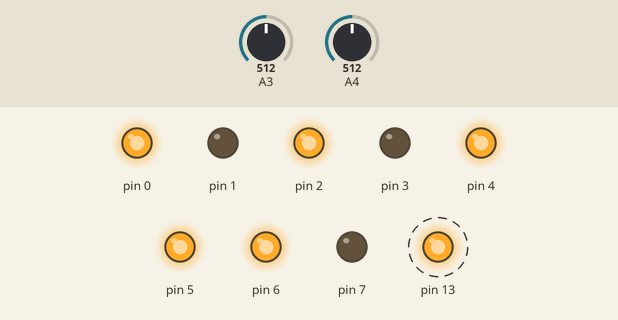
Simulated run of this sketch. Board: Arduino Uno, built with avr-gcc and run on an emulated ATmega328P. Parts: output pins drawn as LEDs (lit = HIGH). Dashed ring = blinking. Inputs (shaded band) come from the test bench; at power-on: A3 = 512, A4 = 512.

Above: at 1.25 s.
1.3 s: A3 set to 716
At 3.85 s:
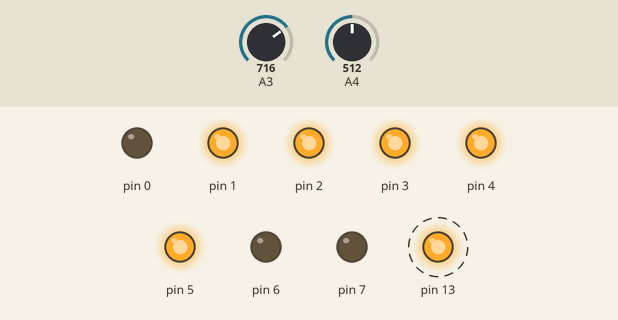
4.3 s: A4 set to 716
At 4.45 s:
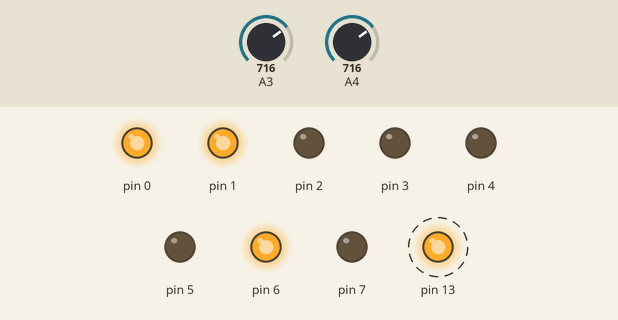
7.3 s: A3 set to 900
At 7.85 s:
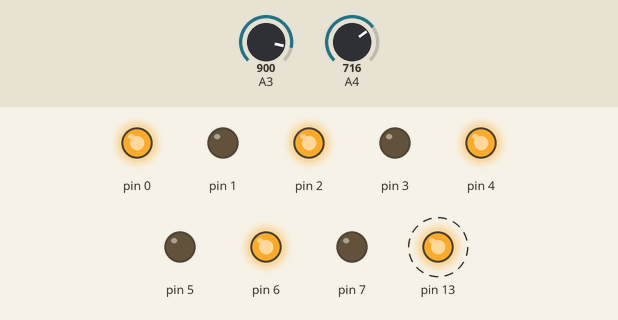
10.3 s: A4 set to 900
At 10.45 s:
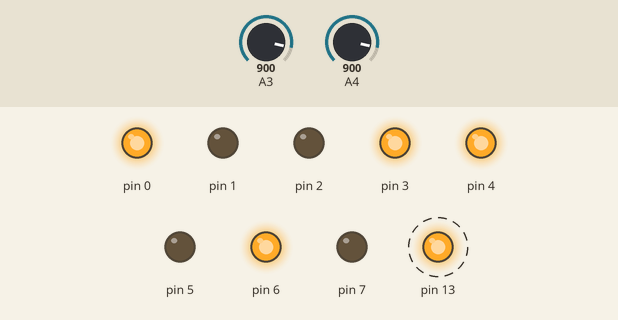
13.3 s: A3 set to 1023
At 13.66 s:
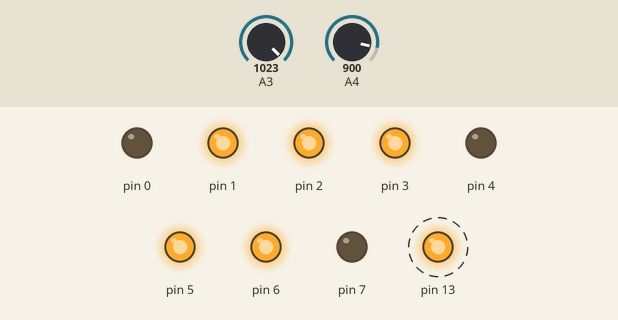
16.3 s: A4 set to 901
At 16.86 s:
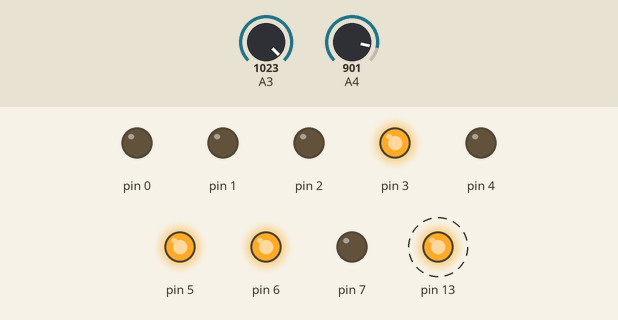
Timing chart, 0 to 20.3 s (numbered marks = the images above; inputs shaded):
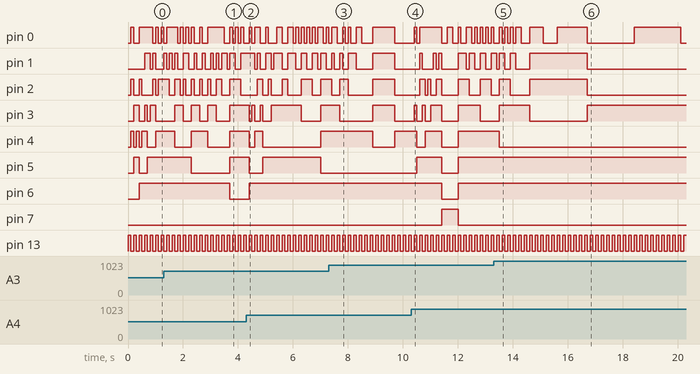

Measured:
- the behaviour switches between 900 and 901 on A4 (found by bisection; images 5 and 6)
- after the input at 1.3 s, pin 6: HIGH → LOW after 2.4 s instead of 2.8 s
- after the input at 4.3 s, pin 4: HIGH → LOW after 0.11 s, → HIGH 0.20 s later, → LOW 0.30 s later, → HIGH 2.1 s later; pin 5: HIGH → LOW after 0.11 s, → HIGH 0.50 s later, → LOW 2.1 s later; pin 6: LOW → HIGH after 0.11 s
- after the input at 7.3 s, pin 3: HIGH → LOW after 0.41 s instead of 0.71 s; pin 4: HIGH → LOW after 1.6 s, → HIGH 0.80 s later
- after the input at 10.3 s, pin 2: LOW → HIGH after 0.31 s, → LOW 0.20 s later, → HIGH 0.10 s later, → LOW 0.10 s later, … (10 changes in this stretch); pin 3: LOW → HIGH after 0.11 s, → LOW 0.10 s later, → HIGH 0.20 s later, → LOW 0.10 s later, … (8 changes in this stretch)
- after the input at 13.3 s, pin 3: LOW → HIGH after 0.21 s instead of 0.31 s
- after the input at 16.3 s, pin 0: HIGH → LOW after 0.41 s instead of 0.51 s
- by itself, pin 13: alternates HIGH for 0.10 s and LOW for 0.10 s

The sketch:

Liquid_Level_Control_1_24_RoaaTareq.ino
```cpp
float href, Vout, BN, t;
float u[3] = {0,0,0}; // u = {u(k), u(k-1), u(k-2)}
float e[3] = {0,0,0}; // e = {e(k), e(k-1), e(k-2)}
bool a;
void setup() {
  // Define PortD pins as Output
  DDRD = B11111111;
  pinMode(13,OUTPUT);
}

void loop() {
  // Read current time
  t = millis();

  // Read the output from the conditioned signal measured by the sensor
  Vout = analogRead(A3)/1023.0*5.0;      // [/1023.0*5.0] => 0->5
  // Read the reference point
  href = analogRead(A4)/1023.0*5.0*10.0; // [/1023.0*5.0*10] => 0->50 cm

  // Summation point operation
  e[0] = href - Vout;
  // Control action using the digital controller difference equation
  u[0] = 1.83974*u[1]-0.85097*u[2]+0.1238*e[1]-0.11987*e[2];

  // Output to the DAC point
  BN = u[0]/33.2*255.0; // [/33.2*255.0] => 0->255 (33.2:highest u)
  PORTD = BN;

  // Update values each sampling period
  u[2] = u[1];
  u[1] = u[0];

  e[2] = e[1];
  e[1] = e[0];
  a=!a;
  digitalWrite(13,a);
  delay(100-(millis()-t));
}
```
